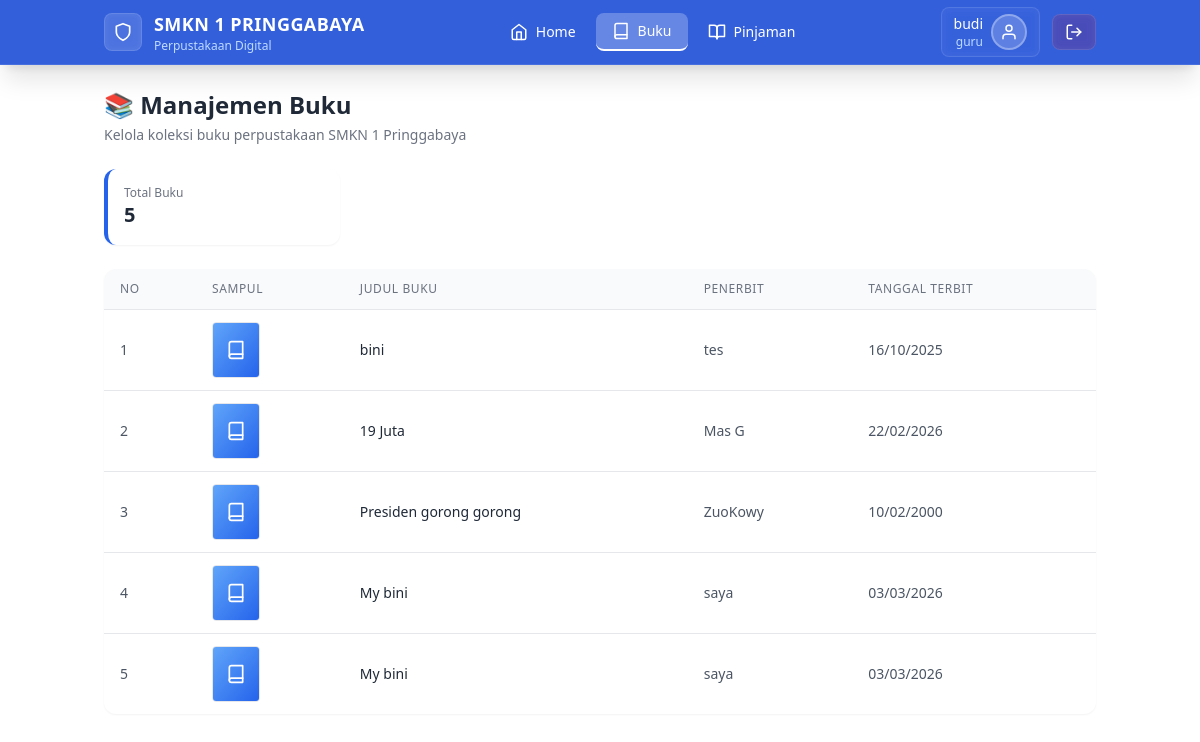
The app's page /page/buku.php (signed in) with its own data.
### tables this page shows
CREATE TABLE `buku` (
  `id_buku` int(11) NOT NULL,
  `judul` varchar(50) NOT NULL,
  `penerbit` varchar(50) NOT NULL,
  `tggl_terbit` date NOT NULL,
  `sampul` varchar(50) NOT NULL
);

### page/buku.php (the view, shortened to what this page needs)
<?php
require '../config/koneksi.php';
$qwr = mysqli_query($conn, "SELECT * FROM buku ORDER BY id_buku desc");
$qwr_total = mysqli_query($conn, "SELECT COUNT(*) AS total FROM buku");
$total = mysqli_fetch_assoc($qwr_total);
?>
<!DOCTYPE html>
<html lang="id">
<head>
    <script src="https://cdn.tailwindcss.com"></script>
</head>
<body class="min-h-screen">
    <nav class="bg-blue-700/90 backdrop-blur-md shadow-xl sticky top-0 z-50 border-b border-white/10">
        <div class="container mx-auto px-4">
            <div class="flex items-center justify-between h-16">
                <div class="flex items-center space-x-3">
                    <div class="bg-white/20 p-2 rounded-lg backdrop-blur-sm border border-white/10">
                        <i data-feather="shield" class="text-white" width="20" height="20"></i>
                    </div>
                    <div>
                        <span class="font-semibold text-white text-lg tracking-wide">SMKN 1 PRINGGABAYA</span>
                        <p class="text-xs text-blue-200 font-light">Perpustakaan Digital</p>
                    </div>
                </div>
                <div class="hidden md:flex items-center space-x-1">
                    <a href="../main.php"
                        class="nav-menu flex items-center gap-2 text-white px-4 py-2 rounded-lg transition-all duration-300">
                        <i data-feather="home" width="18" height="18"></i>
                        <span class="text-sm font-medium">Home</span>
                    </a>
                    <a href="buku.php"
                        class="nav-menu active flex items-center gap-2 text-white px-4 py-2 rounded-lg transition-all duration-300">
                        <i data-feather="book" width="18" height="18"></i>
                        <span class="text-sm font-medium">Buku</span>
                    </a>
                    <a href="../anggota/pinjaman.php"
                        class="nav-menu flex items-center gap-2 text-white px-4 py-2 rounded-lg transition-all duration-300">
                        <i data-feather="book-open" width="18" height="18"></i>
                        <span class="text-sm font-medium">Pinjaman</span>
                    </a>
                </div>
                <div class="flex items-center space-x-3">
                    <div
                        class="flex items-center space-x-2 bg-white/10 px-3 py-1.5 rounded-lg backdrop-blur-sm border border-white/10">
                        <div class="text-right hidden md:block">
                            <p class="text-sm font-medium text-white"><?= $_SESSION['nama'] ?></p>
                            <p class="text-xs text-blue-200"><?= $_SESSION['role'] ?></p>
                        </div>
                        <div
                            class="w-9 h-9 bg-white/20 rounded-full flex items-center justify-center border-2 border-white/30">
                            <i data-feather="user" class="text-white" width="18" height="18"></i>
                        </div>
                    </div>
                    <a href="../config/logout.php"
                        class="flex items-center gap-2 bg-red-500/20 hover:bg-red-500/30 text-white px-3 py-2 rounded-lg transition-all duration-300 backdrop-blur-sm border border-white/10">
                        <i data-feather="log-out" width="18" height="18"></i>
                    </a>
                </div>
            </div>
        </div>
    </nav>
    <div class="container mx-auto px-4 py-6">
        <div class="flex flex-col md:flex-row md:items-center md:justify-between mb-6">
            <div>
                <h2 class="text-2xl font-bold text-gray-800">📚 Manajemen Buku</h2>
                <p class="text-sm text-gray-500 mt-1">Kelola koleksi buku perpustakaan SMKN 1 Pringgabaya</p>
            </div>
        </div>
        <div class="grid grid-cols-1 md:grid-cols-4 gap-4 mb-6">
            <div class="bg-white rounded-xl shadow-sm p-4 border-l-4 border-blue-600">
                <p class="text-xs text-gray-500">Total Buku</p>
                <p class="text-xl font-bold text-gray-800"><?= $total['total'] ?></p>
            </div>
        </div>
        <div class="bg-white rounded-xl shadow-sm overflow-hidden">
            <div class="overflow-x-auto">
                <table class="w-full text-sm" id="bukuTable">
                    <thead class="bg-gray-50 border-b border-gray-200">
                        <tr>
                            <th class="px-4 py-3 text-left text-xs font-medium text-gray-500 uppercase tracking-wider">No</th>
                            <th class="px-4 py-3 text-left text-xs font-medium text-gray-500 uppercase tracking-wider">Sampul</th>
                            <th class="px-4 py-3 text-left text-xs font-medium text-gray-500 uppercase tracking-wider">Judul Buku</th>
                            <th class="px-4 py-3 text-left text-xs font-medium text-gray-500 uppercase tracking-wider">Penerbit</th>
                            <th class="px-4 py-3 text-left text-xs font-medium text-gray-500 uppercase tracking-wider">Tanggal Terbit</th>
                        </tr>
                    </thead>
                    <tbody class="divide-y divide-gray-200">
                        <?php
                        $no = 1;
                        if (mysqli_num_rows($qwr) > 0) {
                            while ($data = mysqli_fetch_assoc($qwr)):
                        ?>
                                <tr class="hover:bg-blue-50 transition-colors">
                                    <td class="px-4 py-3 text-gray-600"><?= $no++ ?></td>
                                    <td class="px-4 py-3">
                                        <div class="w-12 h-14 bg-gray-100 rounded overflow-hidden border border-gray-200">
                                            <?php if ($data['sampul'] != '' && file_exists("../uploads/" . $data['sampul'])): ?>
                                                <img src="../uploads/<?= $data['sampul'] ?>" alt="sampul" class="w-full h-full object-cover">
                                            <?php else: ?>
                                                <div class="w-full h-full bg-gradient-to-br from-blue-400 to-blue-600 flex items-center justify-center">
                                                    <i data-feather="book" class="text-white" width="20" height="20"></i>
                                                </div>
                                            <?php endif; ?>
                                        </div>
                                    </td>
                                    <td class="px-4 py-3 font-medium text-gray-800"><?= htmlspecialchars($data['judul']) ?></td>
                                    <td class="px-4 py-3 text-gray-600"><?= htmlspecialchars($data['penerbit']) ?></td>
                                    <td class="px-4 py-3 text-gray-600"><?= date('d/m/Y', strtotime($data['tggl_terbit'])) ?></td>
                                </tr>
                            <?php
                            endwhile;
                        }
                        ?>
                    </tbody>
                </table>
            </div>
        </div>
    </div>
</body>
</html>

### page/buku.php (style rules this page uses)
* { margin: 0; padding: 0; box-sizing: border-box; }
.nav-menu { transition: all 0.3s ease; position: relative; }
.nav-menu.active { background-color: rgba(255, 255, 255, 0.25); border-bottom: 2px solid white; }
table thead th { font-weight: 600; text-transform: uppercase; letter-spacing: 0.05em; font-size: 0.75rem; padding: 1rem 1rem; }
table tbody tr { transition: all 0.2s ease; }

### records on screen
buku: judul "bini", penerbit "tes", tggl_terbit "16/10/2025"
buku: judul "19 Juta", penerbit "Mas G", tggl_terbit "22/02/2026"
buku: judul "Presiden gorong gorong", penerbit "ZuoKowy", tggl_terbit "10/02/2000"
buku: judul "My bini", penerbit "saya", tggl_terbit "03/03/2026"
buku: judul "My bini", penerbit "saya", tggl_terbit "03/03/2026"

### other values on screen
$_SESSION['nama'] "budi"
$_SESSION['role'] "guru"
$total['total'] "5"
